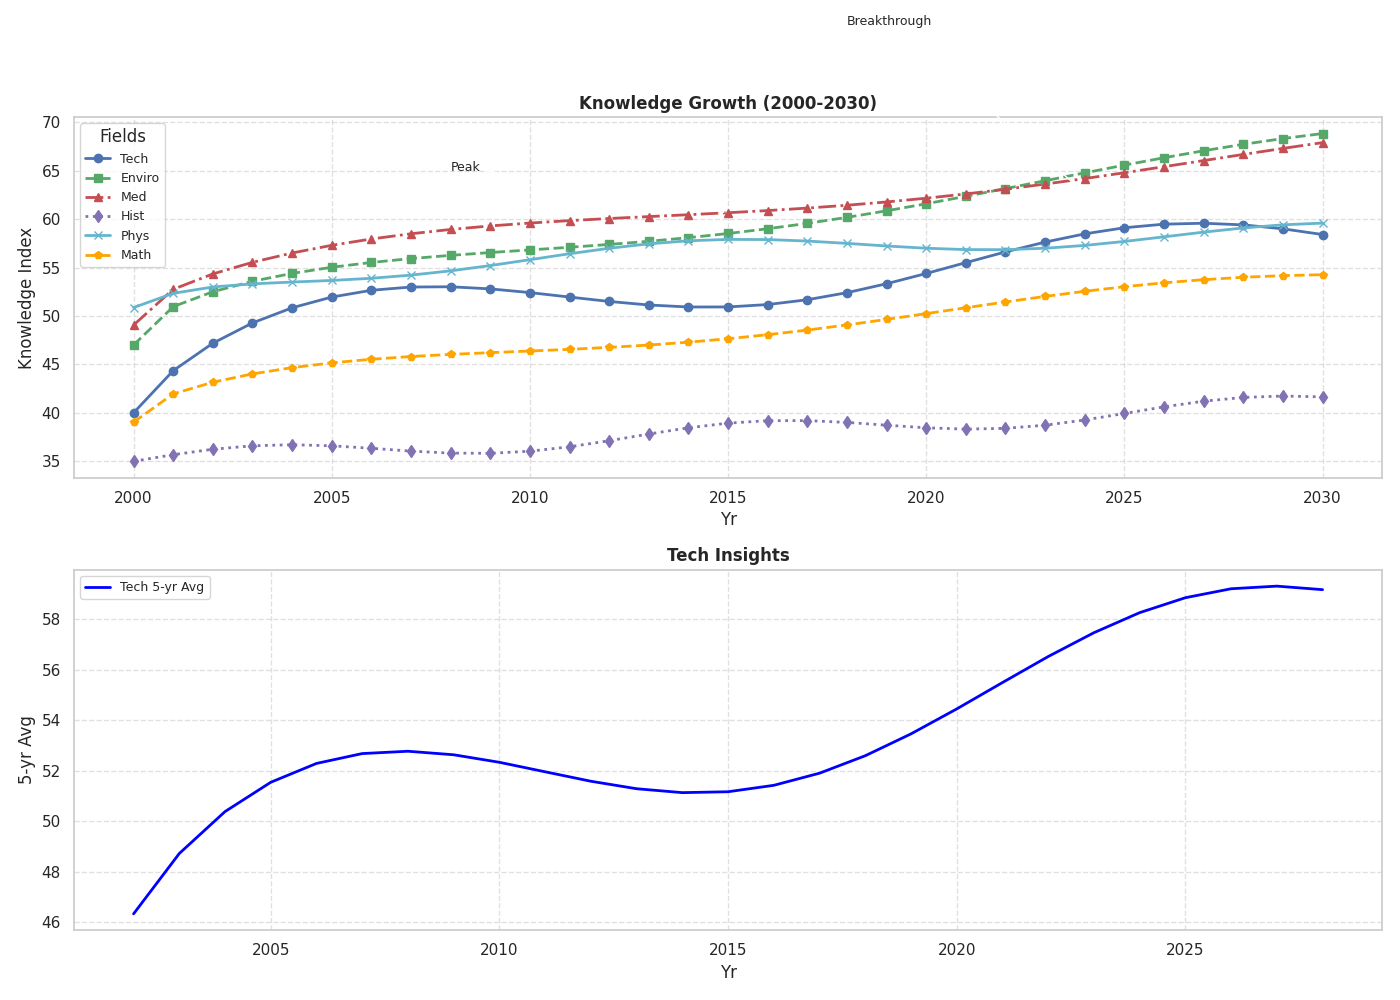

Write Python code to recreate this figure.
import matplotlib.pyplot as plt
import numpy as np

years = np.arange(2000, 2031)

technology_index = [40 + 3*np.sin(0.3*x) + 5*np.log(x+1) for x in range(len(years))]
environment_index = [45 + 2*np.cos(0.2*x) + 4*np.sqrt(x) for x in range(len(years))]
medicine_index = [48 + 1.5*np.sin(0.2*x + np.pi/4) + 3.5*np.sqrt(x) for x in range(len(years))]
history_index = [35 + np.sin(0.5*x) + 2*x/10 for x in range(len(years))]
physics_index = [50 + np.cos(0.4*x + np.pi/6) + 2.5*np.log(x+1) for x in range(len(years))]
mathematics_index = [38 + 1.2*np.sin(0.25*x + np.pi/3) + 2.8*np.sqrt(x) for x in range(len(years))]

fig, ax = plt.subplots(2, 1, figsize=(14, 10))

ax[0].plot(years, technology_index, marker='o', linestyle='-', linewidth=2, color='b', label='Tech')
ax[0].plot(years, environment_index, marker='s', linestyle='--', linewidth=2, color='g', label='Enviro')
ax[0].plot(years, medicine_index, marker='^', linestyle='-.', linewidth=2, color='r', label='Med')
ax[0].plot(years, history_index, marker='d', linestyle=':', linewidth=2, color='m', label='Hist')
ax[0].plot(years, physics_index, marker='x', linestyle='-', linewidth=2, color='c', label='Phys')
ax[0].plot(years, mathematics_index, marker='p', linestyle='--', linewidth=2, color='orange', label='Math')

ax[0].set_xlabel('Yr')
ax[0].set_ylabel('Knowledge Index')
ax[0].set_title('Knowledge Growth (2000-2030)', fontweight='bold')

ax[0].grid(True, linestyle='--', alpha=0.6)
ax[0].legend(title='Fields', loc='upper left', fontsize=9)

ax[0].annotate('Breakthrough', xy=(2025, technology_index[25]), xytext=(2018, 80),
               arrowprops=dict(facecolor='black', arrowstyle='->'), fontsize=9)
ax[0].annotate('Peak', xy=(2015, medicine_index[15]), xytext=(2008, 65),
               arrowprops=dict(facecolor='black', arrowstyle='->'), fontsize=9)

moving_avg = np.convolve(technology_index, np.ones(5)/5, mode='valid')

ax[1].plot(years[2:-2], moving_avg, color='blue', linestyle='-', linewidth=2, label='Tech 5-yr Avg')
ax[1].set_xlabel('Yr')
ax[1].set_ylabel('5-yr Avg')
ax[1].set_title('Tech Insights', fontweight='bold')

ax[1].grid(True, linestyle='--', alpha=0.6)
ax[1].legend(loc='upper left', fontsize=9)

plt.tight_layout()

plt.show()
